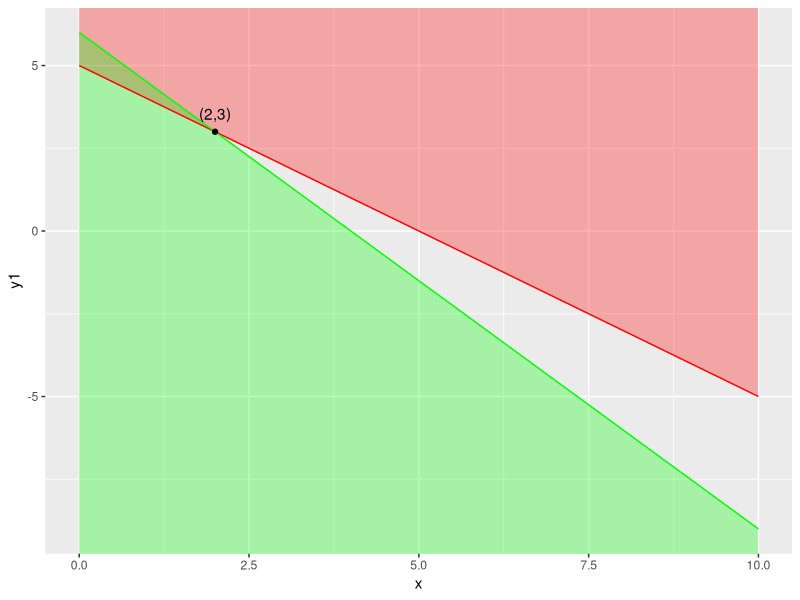

Reproduce this figure in R.
# Load the ggplot2 package
library(ggplot2)

# Define the functions for the inequalities
f1 <- function(x) { return(5-x) }
f2 <- function(x) { return((12-3*x)/2) }
#f3 <- function(x) { x^3 }

# Create a sequence of x values
x <- seq(0, 10, length.out = 100)

# Create a data frame with the x values and corresponding y values
#df <- data.frame(x = x, y1 = f1(x), y2 = f2(x), y3 = f3(x))
df <- data.frame(x = x, y1 = f1(x), y2 = f2(x))
# Plot the inequalities and shade the regions bounded by them
ggplot(df, aes(x = x)) +
  geom_ribbon(aes(ymin = y1, ymax = Inf), fill = "red", alpha = 0.3) +
  geom_ribbon(aes(ymin = -Inf, ymax = y2), fill = "green", alpha = 0.3) +
  geom_line(aes(y = y1), colour = "red") +
  geom_line(aes(y = y2), colour = "green") +
  annotate("point", x=2,y=3,colour = "black")+
  annotate("text",x=2,y=3,label="(2,3)",vjust=-1)
  
